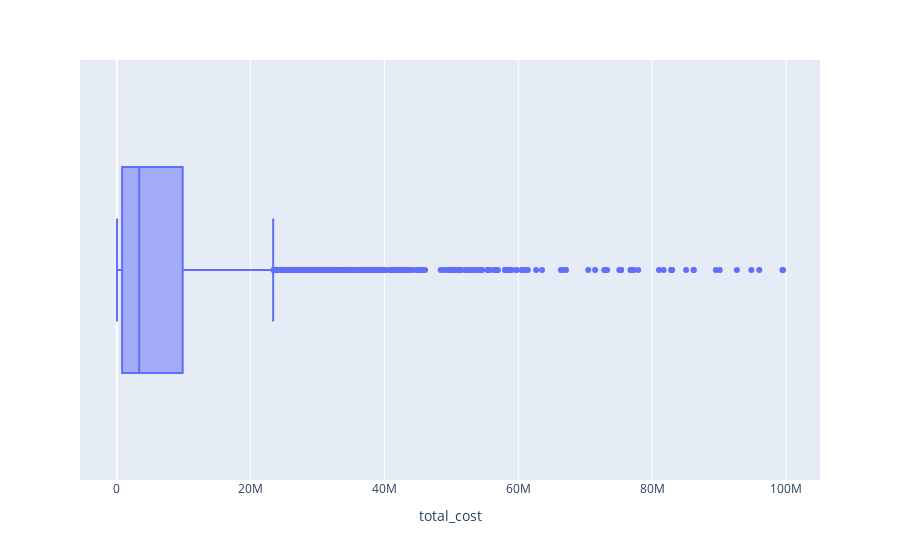

Notebook cell for this chart:
### Code cell
px.box(df,x='total_cost')

### Figure 1 — Plotly figure (JSON) as saved in the notebook; plotly's stock layout.template omitted (floating-point values rounded to 4 significant figures; data arrays with more than 128 entries replaced by an {"elided": "..."} marker saying what was removed)
{"data": [{"alignmentgroup": "True", "hovertemplate": "total_cost=%{x}<extra></extra>", "legendgroup": "", "marker": {"color": "#636efa"}, "name": "", "notched": false, "offsetgroup": "", "orientation": "h", "showlegend": false, "type": "box", "x": {"elided": "4794 float values"}, "x0": " ", "xaxis": "x", "y0": " ", "yaxis": "y"}], "layout": {"boxmode": "group", "legend": {"tracegroupgap": 0}, "margin": {"t": 60}, "xaxis": {"anchor": "y", "domain": [0, 1], "title": {"text": "total_cost"}}, "yaxis": {"anchor": "x", "domain": [0, 1]}}}
